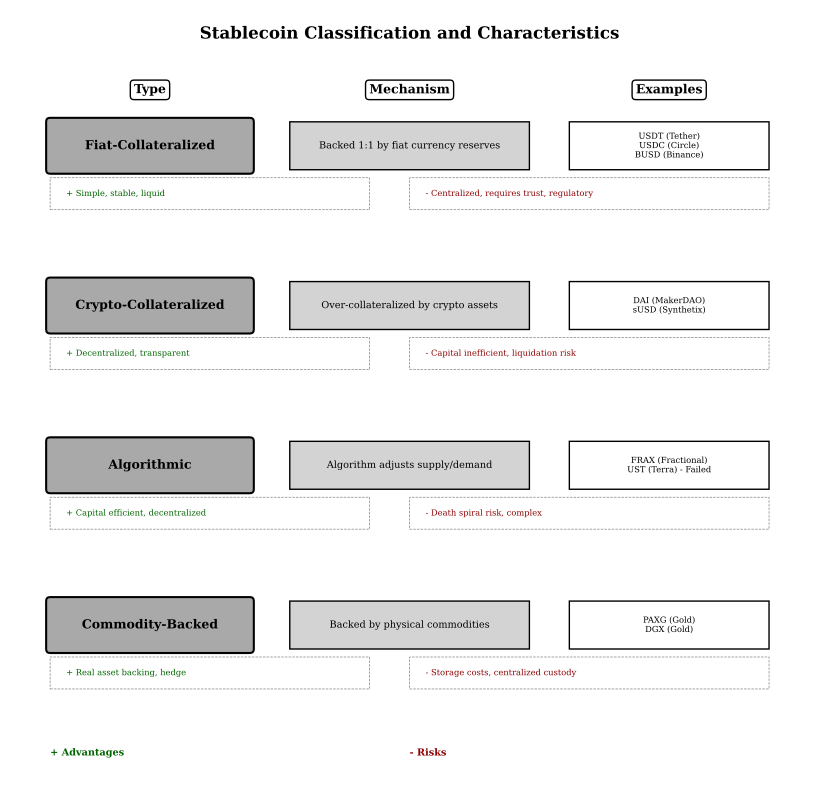

Here is the Python script that generated this plot:
"""
Stablecoin Classification Diagram
Visual taxonomy of different stablecoin types and mechanisms

Required libraries: matplotlib, numpy
Output: stablecoin_types.pdf
"""

import matplotlib.pyplot as plt
import matplotlib.patches as mpatches
from matplotlib.patches import FancyBboxPatch, Rectangle
from pathlib import Path

# Chart metadata for QuantLet integration
CHART_METADATA = {
    'title': 'Stablecoin Classification Diagram',
    'url': 'https://github.com/Digital-AI-Finance/DigitalFinance_3/tree/main/charts/module_02_blockchain/stablecoin_types'
}

def create_stablecoin_classification():
    """Create a classification diagram of stablecoin types"""

    # Set style for academic publication
    plt.rcParams['font.family'] = 'serif'
    plt.rcParams['font.size'] = 8
    plt.rcParams['axes.linewidth'] = 0.5

    fig, ax = plt.subplots(figsize=(10, 8))

    # Stablecoin categories
    categories = {
        'Fiat-Collateralized': {
            'y': 6.5,
            'examples': ['USDT (Tether)', 'USDC (Circle)', 'BUSD (Binance)'],
            'mechanism': 'Backed 1:1 by fiat currency reserves',
            'advantages': 'Simple, stable, liquid',
            'risks': 'Centralized, requires trust, regulatory'
        },
        'Crypto-Collateralized': {
            'y': 4.5,
            'examples': ['DAI (MakerDAO)', 'sUSD (Synthetix)'],
            'mechanism': 'Over-collateralized by crypto assets',
            'advantages': 'Decentralized, transparent',
            'risks': 'Capital inefficient, liquidation risk'
        },
        'Algorithmic': {
            'y': 2.5,
            'examples': ['FRAX (Fractional)', 'UST (Terra) - Failed'],
            'mechanism': 'Algorithm adjusts supply/demand',
            'advantages': 'Capital efficient, decentralized',
            'risks': 'Death spiral risk, complex'
        },
        'Commodity-Backed': {
            'y': 0.5,
            'examples': ['PAXG (Gold)', 'DGX (Gold)'],
            'mechanism': 'Backed by physical commodities',
            'advantages': 'Real asset backing, hedge',
            'risks': 'Storage costs, centralized custody'
        }
    }

    # Draw category boxes
    for category, data in categories.items():
        y = data['y']

        # Main category box
        main_box = FancyBboxPatch((0.5, y), 2.5, 0.6,
                                 boxstyle="round,pad=0.05",
                                 linewidth=1.5,
                                 edgecolor='black',
                                 facecolor='darkgray')
        ax.add_patch(main_box)

        # Category name
        ax.text(1.75, y + 0.3, category,
               ha='center', va='center',
               fontsize=9, fontweight='bold')

        # Mechanism box
        mech_box = Rectangle((3.5, y), 3.0, 0.6,
                            linewidth=1,
                            edgecolor='black',
                            facecolor='lightgray')
        ax.add_patch(mech_box)

        ax.text(5.0, y + 0.3, data['mechanism'],
               ha='center', va='center',
               fontsize=7)

        # Examples box
        examples_box = Rectangle((7.0, y), 2.5, 0.6,
                                linewidth=1,
                                edgecolor='black',
                                facecolor='white')
        ax.add_patch(examples_box)

        examples_text = '\n'.join(data['examples'])
        ax.text(8.25, y + 0.3, examples_text,
               ha='center', va='center',
               fontsize=6)

        # Advantages/Risks boxes
        adv_box = Rectangle((0.5, y - 0.5), 4.0, 0.4,
                           linewidth=0.5,
                           edgecolor='gray',
                           facecolor='white',
                           linestyle='--')
        ax.add_patch(adv_box)

        ax.text(0.7, y - 0.3, f"+ {data['advantages']}",
               ha='left', va='center',
               fontsize=6, color='darkgreen')

        risk_box = Rectangle((5.0, y - 0.5), 4.5, 0.4,
                            linewidth=0.5,
                            edgecolor='gray',
                            facecolor='white',
                            linestyle='--')
        ax.add_patch(risk_box)

        ax.text(5.2, y - 0.3, f"- {data['risks']}",
               ha='left', va='center',
               fontsize=6, color='darkred')

    # Column headers
    headers = [
        (1.75, 7.5, 'Type'),
        (5.0, 7.5, 'Mechanism'),
        (8.25, 7.5, 'Examples')
    ]

    for x, y, text in headers:
        ax.text(x, y, text,
               ha='center', va='center',
               fontsize=9, fontweight='bold',
               bbox=dict(boxstyle='round,pad=0.3',
                        facecolor='white',
                        edgecolor='black',
                        linewidth=1))

    # Title
    ax.text(5.0, 8.2, 'Stablecoin Classification and Characteristics',
           ha='center', va='center',
           fontsize=12, fontweight='bold')

    # Legend for advantages/risks
    ax.text(0.5, -0.8, '+ Advantages',
           ha='left', va='center',
           fontsize=7, color='darkgreen', fontweight='bold')

    ax.text(5.0, -0.8, '- Risks',
           ha='left', va='center',
           fontsize=7, color='darkred', fontweight='bold')

    # Set axis limits and properties
    ax.set_xlim(0, 10)
    ax.set_ylim(-1.2, 8.5)
    ax.set_aspect('equal')
    ax.axis('off')

    plt.tight_layout()

    # Save as PDF
    output_path = Path(__file__).parent / 'stablecoin_types.pdf'
    plt.savefig(output_path, format='pdf', dpi=300, bbox_inches='tight')
    print(f"Chart saved to: {output_path}")

    plt.close()

if __name__ == '__main__':
    create_stablecoin_classification()
